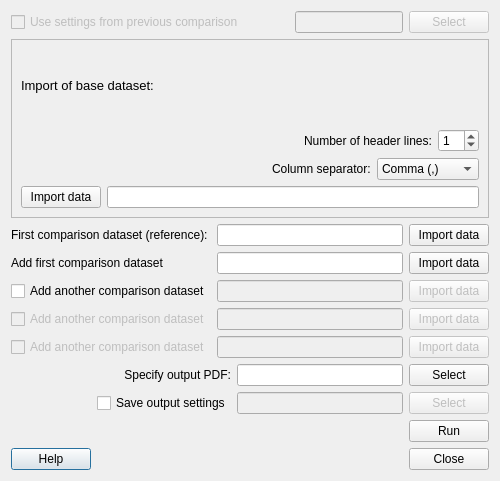
<?xml version="1.0" encoding="UTF-8"?>
<ui version="4.0">
 <class>BenchMarkingDialogBase</class>
 <widget class="QDialog" name="BenchMarkingDialogBase">
  <property name="geometry">
   <rect>
    <x>0</x>
    <y>0</y>
    <width>500</width>
    <height>481</height>
   </rect>
  </property>
  <property name="windowTitle">
   <string>Benchmarking</string>
  </property>
  <layout class="QGridLayout" name="gridLayout_3">
   <item row="6" column="0">
    <widget class="QPushButton" name="pushButtonHelp">
     <property name="text">
      <string>Help</string>
     </property>
    </widget>
   </item>
   <item row="2" column="0" colspan="5">
    <layout class="QGridLayout" name="gridLayout_2">
     <item row="0" column="1">
      <widget class="QLineEdit" name="textInput_RefData"/>
     </item>
     <item row="0" column="2">
      <widget class="QPushButton" name="pushButtonRefData">
       <property name="toolTip">
        <string>Select an existing text file with meteorological data at a temporal resolution between 5 min and 180 min (3 hours) that is divisible by 5 min. Specify column separator and number of header lines before importing data.</string>
       </property>
       <property name="text">
        <string>Import data</string>
       </property>
      </widget>
     </item>
     <item row="1" column="1">
      <widget class="QLineEdit" name="textInput_Data2">
       <property name="enabled">
        <bool>true</bool>
       </property>
      </widget>
     </item>
     <item row="1" column="2">
      <widget class="QPushButton" name="pushButtonData_2">
       <property name="enabled">
        <bool>true</bool>
       </property>
       <property name="toolTip">
        <string>Select an existing text file with meteorological data at a temporal resolution between 5 min and 180 min (3 hours) that is divisible by 5 min. Specify column separator and number of header lines before importing data.</string>
       </property>
       <property name="text">
        <string>Import data</string>
       </property>
      </widget>
     </item>
     <item row="2" column="0">
      <widget class="QCheckBox" name="checkBox_Data3">
       <property name="enabled">
        <bool>true</bool>
       </property>
       <property name="text">
        <string>Add another comparison dataset</string>
       </property>
      </widget>
     </item>
     <item row="2" column="1">
      <widget class="QLineEdit" name="textInput_Data3">
       <property name="enabled">
        <bool>false</bool>
       </property>
      </widget>
     </item>
     <item row="2" column="2">
      <widget class="QPushButton" name="pushButtonData_3">
       <property name="enabled">
        <bool>false</bool>
       </property>
       <property name="toolTip">
        <string>Select an existing text file with meteorological data at a temporal resolution between 5 min and 180 min (3 hours) that is divisible by 5 min. Specify column separator and number of header lines before importing data.</string>
       </property>
       <property name="text">
        <string>Import data</string>
       </property>
      </widget>
     </item>
     <item row="3" column="0">
      <widget class="QCheckBox" name="checkBox_Data4">
       <property name="enabled">
        <bool>false</bool>
       </property>
       <property name="text">
        <string>Add another comparison dataset</string>
       </property>
      </widget>
     </item>
     <item row="3" column="1">
      <widget class="QLineEdit" name="textInput_Data4">
       <property name="enabled">
        <bool>false</bool>
       </property>
      </widget>
     </item>
     <item row="3" column="2">
      <widget class="QPushButton" name="pushButtonData_4">
       <property name="enabled">
        <bool>false</bool>
       </property>
       <property name="toolTip">
        <string>Select an existing text file with meteorological data at a temporal resolution between 5 min and 180 min (3 hours) that is divisible by 5 min. Specify column separator and number of header lines before importing data.</string>
       </property>
       <property name="text">
        <string>Import data</string>
       </property>
      </widget>
     </item>
     <item row="4" column="0">
      <widget class="QCheckBox" name="checkBox_Data5">
       <property name="enabled">
        <bool>false</bool>
       </property>
       <property name="text">
        <string>Add another comparison dataset</string>
       </property>
      </widget>
     </item>
     <item row="4" column="1">
      <widget class="QLineEdit" name="textInput_Data5">
       <property name="enabled">
        <bool>false</bool>
       </property>
      </widget>
     </item>
     <item row="4" column="2">
      <widget class="QPushButton" name="pushButtonData_5">
       <property name="enabled">
        <bool>false</bool>
       </property>
       <property name="toolTip">
        <string>Select an existing text file with meteorological data at a temporal resolution between 5 min and 180 min (3 hours) that is divisible by 5 min. Specify column separator and number of header lines before importing data.</string>
       </property>
       <property name="text">
        <string>Import data</string>
       </property>
      </widget>
     </item>
     <item row="0" column="0">
      <widget class="QLabel" name="label">
       <property name="text">
        <string>First comparison dataset (reference):</string>
       </property>
      </widget>
     </item>
     <item row="1" column="0">
      <widget class="QLabel" name="label_3">
       <property name="text">
        <string>Add first comparison dataset</string>
       </property>
      </widget>
     </item>
    </layout>
   </item>
   <item row="4" column="4">
    <widget class="QPushButton" name="pushButtonNamelistOut">
     <property name="enabled">
      <bool>false</bool>
     </property>
     <property name="toolTip">
      <string>Select an existing text file with meteorological data at a temporal resolution between 5 min and 180 min (3 hours) that is divisible by 5 min. Specify column separator and number of header lines before importing data.</string>
     </property>
     <property name="text">
      <string>Select</string>
     </property>
    </widget>
   </item>
   <item row="5" column="4">
    <widget class="QPushButton" name="runButton">
     <property name="cursor">
      <cursorShape>ArrowCursor</cursorShape>
     </property>
     <property name="text">
      <string>Run</string>
     </property>
    </widget>
   </item>
   <item row="3" column="2" colspan="2">
    <widget class="QLineEdit" name="textOutputPDF"/>
   </item>
   <item row="6" column="4">
    <widget class="QPushButton" name="pushButtonClose">
     <property name="text">
      <string>Close</string>
     </property>
    </widget>
   </item>
   <item row="0" column="0" colspan="3">
    <widget class="QCheckBox" name="checkBox_NamelistIn">
     <property name="enabled">
      <bool>false</bool>
     </property>
     <property name="text">
      <string>Use settings from previous comparison</string>
     </property>
    </widget>
   </item>
   <item row="3" column="1">
    <widget class="QLabel" name="label_2">
     <property name="text">
      <string>Specify output PDF:</string>
     </property>
     <property name="alignment">
      <set>Qt::AlignRight|Qt::AlignTrailing|Qt::AlignVCenter</set>
     </property>
    </widget>
   </item>
   <item row="0" column="4">
    <widget class="QPushButton" name="pushButtonNamelistIn">
     <property name="enabled">
      <bool>false</bool>
     </property>
     <property name="toolTip">
      <string>Select an existing text file with meteorological data at a temporal resolution between 5 min and 180 min (3 hours) that is divisible by 5 min. Specify column separator and number of header lines before importing data.</string>
     </property>
     <property name="text">
      <string>Select</string>
     </property>
    </widget>
   </item>
   <item row="4" column="2" colspan="2">
    <widget class="QLineEdit" name="textInput_NamelistOut">
     <property name="enabled">
      <bool>false</bool>
     </property>
    </widget>
   </item>
   <item row="3" column="4">
    <widget class="QPushButton" name="pushButtonPDF">
     <property name="toolTip">
      <string>Select an existing text file with meteorological data at a temporal resolution between 5 min and 180 min (3 hours) that is divisible by 5 min. Specify column separator and number of header lines before importing data.</string>
     </property>
     <property name="text">
      <string>Select</string>
     </property>
    </widget>
   </item>
   <item row="4" column="1">
    <widget class="QCheckBox" name="checkBox_NamelistOut">
     <property name="enabled">
      <bool>true</bool>
     </property>
     <property name="text">
      <string>Save output settings</string>
     </property>
    </widget>
   </item>
   <item row="1" column="0" colspan="5">
    <widget class="QFrame" name="frame_2">
     <property name="frameShape">
      <enum>QFrame::StyledPanel</enum>
     </property>
     <property name="frameShadow">
      <enum>QFrame::Raised</enum>
     </property>
     <layout class="QGridLayout" name="gridLayout">
      <item row="0" column="0">
       <widget class="QLabel" name="label_12">
        <property name="text">
         <string>&lt;!DOCTYPE HTML PUBLIC &quot;-//W3C//DTD HTML 4.0//EN&quot; &quot;http://www.w3.org/TR/REC-html40/strict.dtd&quot;&gt;
&lt;html&gt;&lt;head&gt;&lt;meta name=&quot;qrichtext&quot; content=&quot;1&quot; /&gt;&lt;style type=&quot;text/css&quot;&gt;
p, li { white-space: pre-wrap; }
&lt;/style&gt;&lt;/head&gt;&lt;body style=&quot; font-family:'MS Shell Dlg 2'; font-size:8pt; font-weight:400; font-style:normal;&quot;&gt;
&lt;p style=&quot; margin-top:0px; margin-bottom:0px; margin-left:0px; margin-right:0px; -qt-block-indent:0; text-indent:0px;&quot;&gt;&lt;span style=&quot; font-size:10pt;&quot;&gt;Import of base dataset:&lt;/span&gt;&lt;/p&gt;&lt;/body&gt;&lt;/html&gt;</string>
        </property>
       </widget>
      </item>
      <item row="1" column="0">
       <layout class="QHBoxLayout" name="horizontalLayout_3">
        <item>
         <spacer name="horizontalSpacer">
          <property name="orientation">
           <enum>Qt::Horizontal</enum>
          </property>
          <property name="sizeHint" stdset="0">
           <size>
            <width>40</width>
            <height>20</height>
           </size>
          </property>
         </spacer>
        </item>
        <item>
         <widget class="QLabel" name="label_5">
          <property name="text">
           <string>Number of header lines:</string>
          </property>
         </widget>
        </item>
        <item>
         <widget class="QSpinBox" name="spinBoxHeader">
          <property name="enabled">
           <bool>true</bool>
          </property>
          <property name="value">
           <number>1</number>
          </property>
         </widget>
        </item>
       </layout>
      </item>
      <item row="2" column="0">
       <layout class="QHBoxLayout" name="horizontalLayout_2">
        <item>
         <spacer name="horizontalSpacer_2">
          <property name="orientation">
           <enum>Qt::Horizontal</enum>
          </property>
          <property name="sizeHint" stdset="0">
           <size>
            <width>40</width>
            <height>20</height>
           </size>
          </property>
         </spacer>
        </item>
        <item>
         <widget class="QLabel" name="label_16">
          <property name="text">
           <string>Column separator:</string>
          </property>
         </widget>
        </item>
        <item>
         <widget class="QComboBox" name="comboBox_sep">
          <property name="enabled">
           <bool>true</bool>
          </property>
          <item>
           <property name="text">
            <string>Comma (,)</string>
           </property>
          </item>
          <item>
           <property name="text">
            <string>Space ( )</string>
           </property>
          </item>
          <item>
           <property name="text">
            <string>Tab (\t)</string>
           </property>
          </item>
          <item>
           <property name="text">
            <string>Semicolon (;)</string>
           </property>
          </item>
          <item>
           <property name="text">
            <string>Colon (:)</string>
           </property>
          </item>
         </widget>
        </item>
       </layout>
      </item>
      <item row="3" column="0">
       <layout class="QHBoxLayout" name="horizontalLayout">
        <item>
         <widget class="QPushButton" name="pushButtonImport">
          <property name="toolTip">
           <string>Select an existing text file with meteorological data at a temporal resolution between 5 min and 180 min (3 hours) that is divisible by 5 min. Specify column separator and number of header lines before importing data.</string>
          </property>
          <property name="text">
           <string>Import data</string>
          </property>
         </widget>
        </item>
        <item>
         <widget class="QLineEdit" name="textInput_BaseData"/>
        </item>
       </layout>
      </item>
     </layout>
    </widget>
   </item>
   <item row="6" column="2">
    <spacer name="horizontalSpacer_3">
     <property name="orientation">
      <enum>Qt::Horizontal</enum>
     </property>
     <property name="sizeHint" stdset="0">
      <size>
       <width>40</width>
       <height>20</height>
      </size>
     </property>
    </spacer>
   </item>
   <item row="0" column="3">
    <widget class="QLineEdit" name="textInput_NamelistIn">
     <property name="enabled">
      <bool>false</bool>
     </property>
    </widget>
   </item>
  </layout>
 </widget>
 <resources/>
 <connections>
  <connection>
   <sender>pushButtonClose</sender>
   <signal>clicked()</signal>
   <receiver>BenchMarkingDialogBase</receiver>
   <slot>accept()</slot>
   <hints>
    <hint type="sourcelabel">
     <x>490</x>
     <y>471</y>
    </hint>
    <hint type="destinationlabel">
     <x>399</x>
     <y>344</y>
    </hint>
   </hints>
  </connection>
  <connection>
   <sender>checkBox_Data3</sender>
   <signal>clicked(bool)</signal>
   <receiver>textInput_Data3</receiver>
   <slot>setEnabled(bool)</slot>
   <hints>
    <hint type="sourcelabel">
     <x>17</x>
     <y>272</y>
    </hint>
    <hint type="destinationlabel">
     <x>228</x>
     <y>271</y>
    </hint>
   </hints>
  </connection>
  <connection>
   <sender>checkBox_Data3</sender>
   <signal>clicked(bool)</signal>
   <receiver>pushButtonData_3</receiver>
   <slot>setEnabled(bool)</slot>
   <hints>
    <hint type="sourcelabel">
     <x>94</x>
     <y>270</y>
    </hint>
    <hint type="destinationlabel">
     <x>426</x>
     <y>276</y>
    </hint>
   </hints>
  </connection>
  <connection>
   <sender>checkBox_Data3</sender>
   <signal>clicked(bool)</signal>
   <receiver>checkBox_Data4</receiver>
   <slot>setEnabled(bool)</slot>
   <hints>
    <hint type="sourcelabel">
     <x>17</x>
     <y>273</y>
    </hint>
    <hint type="destinationlabel">
     <x>87</x>
     <y>300</y>
    </hint>
   </hints>
  </connection>
  <connection>
   <sender>checkBox_Data4</sender>
   <signal>clicked(bool)</signal>
   <receiver>textInput_Data4</receiver>
   <slot>setEnabled(bool)</slot>
   <hints>
    <hint type="sourcelabel">
     <x>69</x>
     <y>301</y>
    </hint>
    <hint type="destinationlabel">
     <x>200</x>
     <y>304</y>
    </hint>
   </hints>
  </connection>
  <connection>
   <sender>checkBox_Data4</sender>
   <signal>clicked(bool)</signal>
   <receiver>pushButtonData_4</receiver>
   <slot>setEnabled(bool)</slot>
   <hints>
    <hint type="sourcelabel">
     <x>109</x>
     <y>303</y>
    </hint>
    <hint type="destinationlabel">
     <x>425</x>
     <y>307</y>
    </hint>
   </hints>
  </connection>
  <connection>
   <sender>checkBox_Data4</sender>
   <signal>clicked(bool)</signal>
   <receiver>checkBox_Data5</receiver>
   <slot>setEnabled(bool)</slot>
   <hints>
    <hint type="sourcelabel">
     <x>23</x>
     <y>301</y>
    </hint>
    <hint type="destinationlabel">
     <x>25</x>
     <y>335</y>
    </hint>
   </hints>
  </connection>
  <connection>
   <sender>checkBox_Data4</sender>
   <signal>clicked(bool)</signal>
   <receiver>checkBox_Data3</receiver>
   <slot>setDisabled(bool)</slot>
   <hints>
    <hint type="sourcelabel">
     <x>67</x>
     <y>299</y>
    </hint>
    <hint type="destinationlabel">
     <x>64</x>
     <y>273</y>
    </hint>
   </hints>
  </connection>
  <connection>
   <sender>checkBox_Data5</sender>
   <signal>clicked(bool)</signal>
   <receiver>textInput_Data5</receiver>
   <slot>setEnabled(bool)</slot>
   <hints>
    <hint type="sourcelabel">
     <x>115</x>
     <y>332</y>
    </hint>
    <hint type="destinationlabel">
     <x>203</x>
     <y>336</y>
    </hint>
   </hints>
  </connection>
  <connection>
   <sender>checkBox_Data5</sender>
   <signal>clicked(bool)</signal>
   <receiver>pushButtonData_5</receiver>
   <slot>setEnabled(bool)</slot>
   <hints>
    <hint type="sourcelabel">
     <x>105</x>
     <y>338</y>
    </hint>
    <hint type="destinationlabel">
     <x>427</x>
     <y>340</y>
    </hint>
   </hints>
  </connection>
  <connection>
   <sender>checkBox_Data5</sender>
   <signal>clicked(bool)</signal>
   <receiver>checkBox_Data4</receiver>
   <slot>setDisabled(bool)</slot>
   <hints>
    <hint type="sourcelabel">
     <x>76</x>
     <y>332</y>
    </hint>
    <hint type="destinationlabel">
     <x>75</x>
     <y>303</y>
    </hint>
   </hints>
  </connection>
  <connection>
   <sender>checkBox_NamelistOut</sender>
   <signal>clicked(bool)</signal>
   <receiver>textInput_NamelistOut</receiver>
   <slot>setEnabled(bool)</slot>
   <hints>
    <hint type="sourcelabel">
     <x>197</x>
     <y>392</y>
    </hint>
    <hint type="destinationlabel">
     <x>239</x>
     <y>396</y>
    </hint>
   </hints>
  </connection>
  <connection>
   <sender>checkBox_NamelistOut</sender>
   <signal>clicked(bool)</signal>
   <receiver>pushButtonNamelistOut</receiver>
   <slot>setEnabled(bool)</slot>
   <hints>
    <hint type="sourcelabel">
     <x>126</x>
     <y>397</y>
    </hint>
    <hint type="destinationlabel">
     <x>427</x>
     <y>395</y>
    </hint>
   </hints>
  </connection>
 </connections>
</ui>
